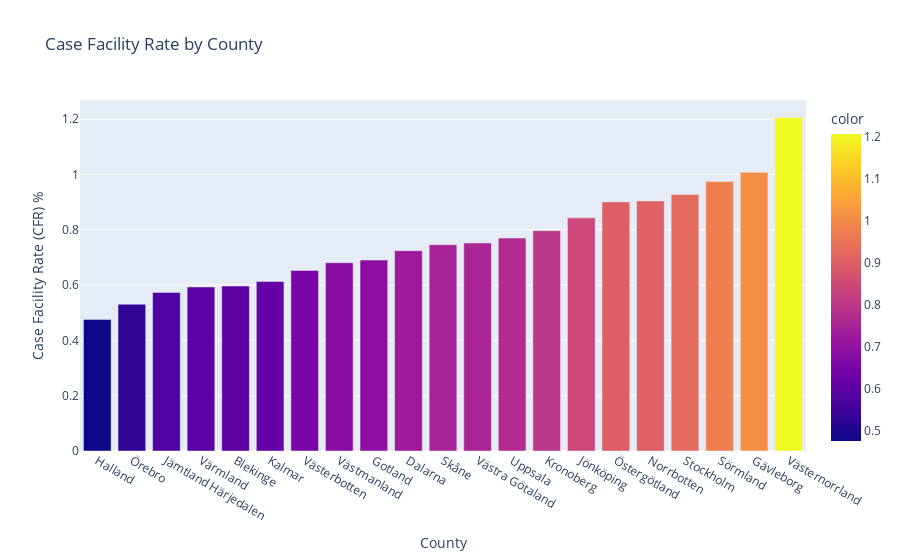

Notebook code cell kept with this figure:
### Markdown cell above
If we divide the total number of deseaced with total number of cases (per county), we'll find the case facility rate (CFR) per county. Below we find that the county with the highest CFR where Västernorrland. Quite surprisingly, the county was in the middle of our previous explorations. They where way below the highest number of cases as well as hospitalisations rate. Why more people died from the desease in Västernorrland is hard to tell from our data. One reason could be distance to emergency careand another coluld be higher mean age ([SCB](https://www.statistikdatabasen.scb.se/pxweb/sv/ssd/START__BE__BE0101__BE0101B/BefolkningMedelAlder/sortedtable/tableViewSorted/)). The conclusion to draw from below is that it were in Halland or Örebro (whom also had the highest number of citizens infected) fewer people died from the disease. As mentioned previous all conties had different approch to who they tested and not, hence the number of total cases might not be a valid data to use.

### Code cell
CFR = (totals_per_region['Totalt_antal_avlidna'] / totals_per_region['Totalt_antal_fall'])*100

data = {
    'County': totals_per_region['Region'],
    'Case Facility Rate (CFR) %': CFR
}

fig = px.bar(
    data, 
    x='County', 
    y='Case Facility Rate (CFR) %', 
    title='Case Facility Rate by County',
    color=CFR
).update_xaxes(categoryorder='total ascending').show()

### Figure 1 — Plotly figure (JSON) as saved in the notebook; plotly's stock layout.template omitted (floating-point values rounded to 4 significant figures)
{"data": [{"alignmentgroup": "True", "hovertemplate": "County=%{x}<br>Case Facility Rate (CFR) %=%{y}<br>color=%{marker.color}<extra></extra>", "legendgroup": "", "marker": {"color": [0.5968, 0.7245, 0.6906, 1.008, 0.476, 0.5736, 0.8432, 0.613, 0.7967, 0.9043, 0.7461, 0.9274, 0.9747, 0.7702, 0.5933, 0.653, 1.206, 0.6808, 0.7522, 0.5307, 0.9009], "coloraxis": "coloraxis", "pattern": {"shape": ""}}, "name": "", "offsetgroup": "", "orientation": "v", "showlegend": false, "textposition": "auto", "type": "bar", "x": ["Blekinge", "Dalarna", "Gotland", "Gävleborg", "Halland", "Jämtland Härjedalen", "Jönköping", "Kalmar", "Kronoberg", "Norrbotten", "Skåne", "Stockholm", "Sörmland", "Uppsala", "Värmland", "Västerbotten", "Västernorrland", "Västmanland", "Västra Götaland", "Örebro", "Östergötland"], "xaxis": "x", "y": [0.5968, 0.7245, 0.6906, 1.008, 0.476, 0.5736, 0.8432, 0.613, 0.7967, 0.9043, 0.7461, 0.9274, 0.9747, 0.7702, 0.5933, 0.653, 1.206, 0.6808, 0.7522, 0.5307, 0.9009], "yaxis": "y"}], "layout": {"barmode": "relative", "coloraxis": {"colorbar": {"title": {"text": "color"}}, "colorscale": [[0, "#0d0887"], [0.1111, "#46039f"], [0.2222, "#7201a8"], [0.3333, "#9c179e"], [0.4444, "#bd3786"], [0.5556, "#d8576b"], [0.6667, "#ed7953"], [0.7778, "#fb9f3a"], [0.8889, "#fdca26"], [1, "#f0f921"]]}, "legend": {"tracegroupgap": 0}, "title": {"text": "Case Facility Rate by County"}, "xaxis": {"anchor": "y", "categoryorder": "total ascending", "domain": [0, 1], "title": {"text": "County"}}, "yaxis": {"anchor": "x", "domain": [0, 1], "title": {"text": "Case Facility Rate (CFR) %"}}}}
